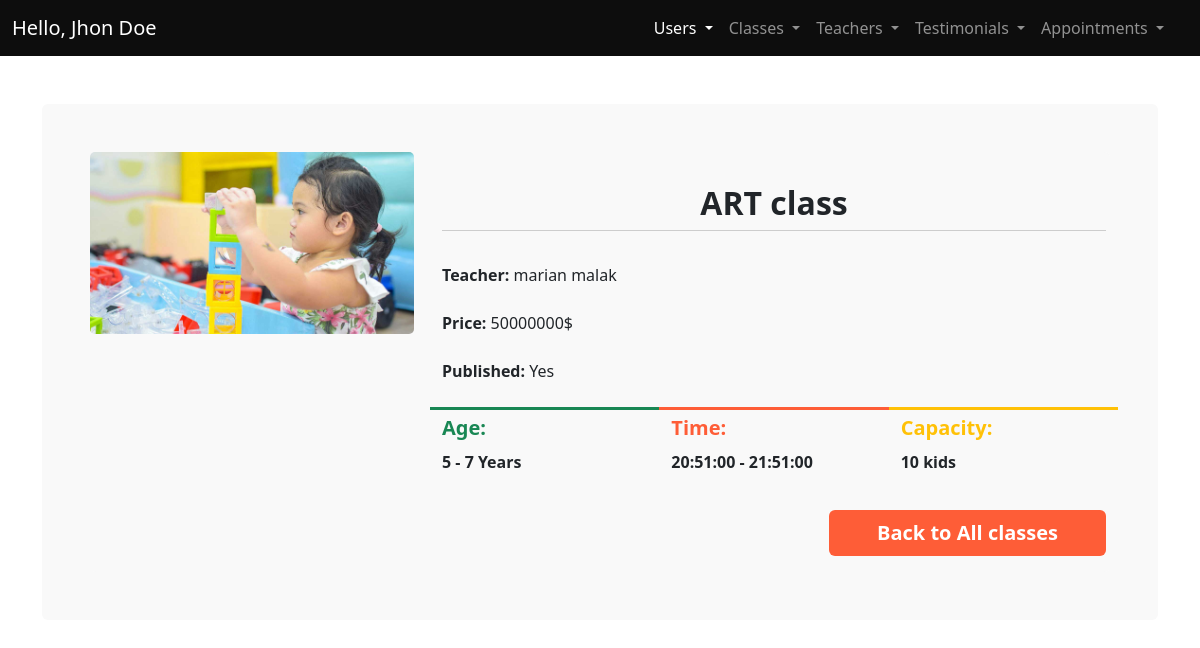
The app's page /admin/class_details.php?id=14 (signed in) with its own data.
### tables this page shows
CREATE TABLE `classes` (
  `id` int(11) NOT NULL,
  `regDate` timestamp NOT NULL DEFAULT current_timestamp(),
  `className` varchar(50) NOT NULL,
  `price` int(11) NOT NULL,
  `capacity` int(11) NOT NULL,
  `age_from` int(11) NOT NULL,
  `age_to` int(11) NOT NULL,
  `time_from` time NOT NULL,
  `time_to` time NOT NULL,
  `published` tinyint(4) NOT NULL,
  `image` varchar(50) NOT NULL,
  `teacher_id` int(11) NOT NULL
);

CREATE TABLE `teachers` (
  `id` int(11) NOT NULL,
  `regDate` timestamp NOT NULL DEFAULT current_timestamp(),
  `fullName` varchar(50) NOT NULL,
  `jobTitle` varchar(50) NOT NULL,
  `published` tinyint(4) NOT NULL,
  `image` varchar(50) NOT NULL
);

### admin/class_details.php (the view, shortened to what this page needs)
<?php
require_once "includes/conn.php";
if (isset($_GET['id'])) {
      $sql = "SELECT * , classes.image AS classImage FROM `classes`INNER JOIN teachers ON classes.teacher_id = teachers.id WHERE classes.id =?";
      $stmt = $conn->prepare($sql);
      $id = $_GET['id'];
      $stmt->execute([$id]);
      $class = $stmt->fetch();
} else {
    header('location:classes.php');
    die();
  }
?>
<!DOCTYPE html>
<html lang="en">
  <head>
    <link rel="stylesheet" href="css/main.min.css" />
    <link rel="stylesheet" href="css/styles.css" />
  </head>
  <body>
    <main>
    <?php
      require_once "includes/nav.php";
    ?>
      <div class="container my-5">
        <div class="bg-light p-5 rounded">
          <div class="card bg-light border-0">
            <div class="row justify-content-center">
              <div class="col-lg-4 col-md-6 col-10">
                <img src="../img/<?php echo $class['classImage'];?>" alt="" class="card-img" />
              </div>
              <div class="col-lg-8 col-md-6 col-12 card-body">
                <div class="mb-4 text-center py-2">
                  <h2 class="fw-semibold bg-light card-header"><?php echo $class['className'];?></h2>
                </div>
                <div class="mb-4">
                  <p class="card-text">
                    <span class="fw-bold">Teacher:</span> <?php echo $class['fullName'];?>
                  </p>
                </div>
                <div class="mb-4">
                  <p class="card-text">
                    <span class="fw-bold">Price:</span> <?php echo $class['price'];?>$
                  </p>
                </div>
                <div class="mb-4">
                  <p class="card-text">
                    <span class="fw-bold">Published:</span> <?php echo ($class['published'] === 1) ? "Yes" : "NO"; ?>
                  </p>
                </div>
                <div class="row">
                  <div class="col-md-4" style="border-top: 3px solid #198754">
                    <p class="text-success fs-5 fw-bold lh-1 pt-2">Age:</p>
                    <p class="lh-1 fw-bold"><?php echo $class['age_from'];?> - <?php echo $class['age_to'];?> Years</p>
                  </div>
                  <div class="col-md-4" style="border-top: 3px solid #fe5d37">
                    <p class="text-primary fs-5 fw-bold lh-1 pt-2">Time:</p>
                    <p class="lh-1 fw-bold"><?php echo $class['time_from'];?> - <?php echo $class['time_to'];?> </p>
                  </div>
                  <div class="col-md-4" style="border-top: 3px solid #ffc107">
                    <p class="text-warning fs-5 fw-bold lh-1 pt-2">Capacity:</p>
                    <p class="lh-1 fw-bold"><?php echo $class['capacity'];?> kids</p>
                  </div>
                </div>
                <div class="text-md-end">
                  <a href="classes.php"
                    class="btn mt-4 btn-primary text-white fs-5 fw-bold border-0 py-2 px-md-5"
                  >
                    Back to All classes
                </a>
                </div>
              </div>
            </div>
          </div>
        </div>
      </div>
    </main>
  </body>
</html>

### records on screen
classes: image (picture), className "ART class", teacher.fullName "marian malak", price "50000000", age_from "5", age_to "7", time_from "20:51:00", time_to "21:51:00", capacity "10"
